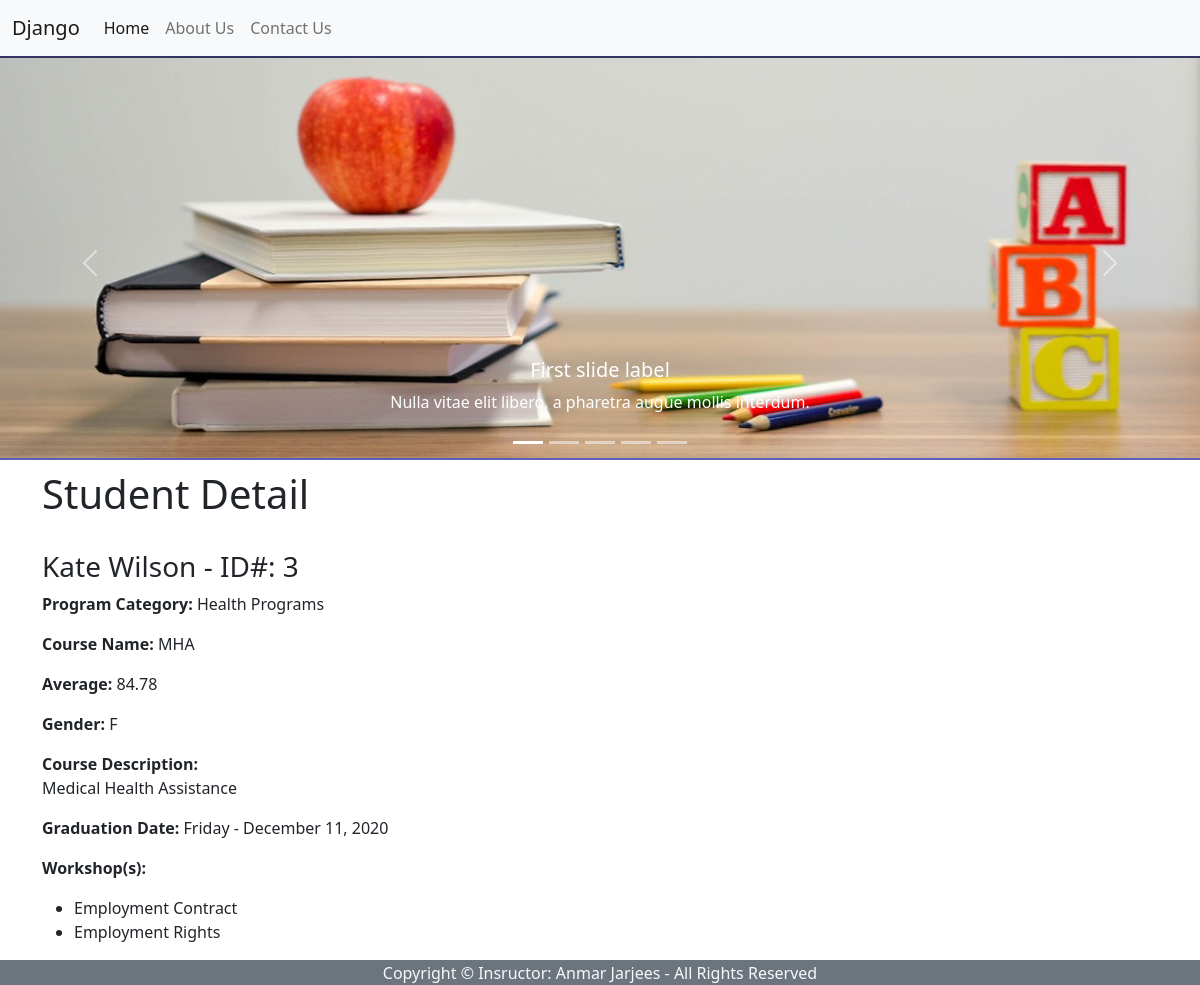
The page /registration/3/ on the database as committed earlier.
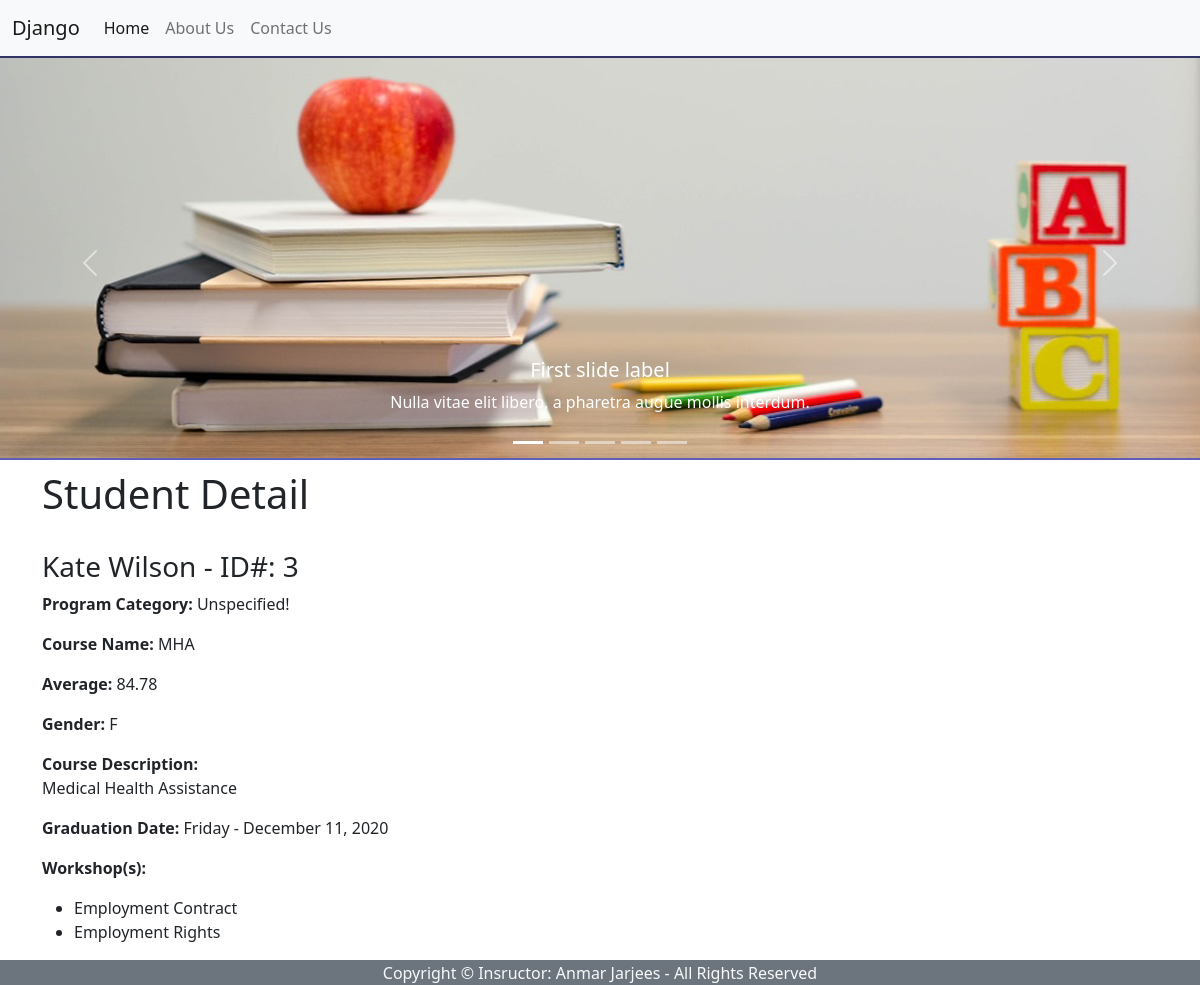
The same page on the database as committed later.
### registration/models.py (models this page shows, shortened)
class Student(models.Model):
    first = models.CharField(max_length=40)
    last = models.CharField(max_length=40)
    program_category = models.CharField(max_length=35, blank=True) # Optional Field (could be empty)
    course = models.CharField(max_length=40)
    course_description = models.TextField(blank=True)
    GENDER_CHOICES = [
    ('M', 'Male'),
    ('F', 'Female'),
    ]
    gender = models.CharField(max_length=1,choices=GENDER_CHOICES, blank=True) # New concept!
    graduation_date = models.DateField()
    last_modified_date = models.DateField(auto_now=True)
    average=models.DecimalField(max_digits=4, decimal_places=2, null=True)
    workshops = models.ManyToManyField('Workshop', blank=True)

### registration/views.py (the view)
# urls.py: path('registration/<int:student_id>/', views.student_detail, name='student_detail'),
def student_detail(request, student_id):
    student = Student.objects.get(id=student_id)
    return render(request,'student_detail.html',{'student': student})

### registration/models.py (called while the page is built)
    def __str__(self):
        return self.workshop_name # telling Python to return the name field of the workshop

### registration/templates/student_detail.html (shortened to what this page needs)
{% extends 'base.html' %}
{% block content %}
<h1>Student Detail</h1>
<br>
<h3>{{ student.first|lower |capfirst }} {{ student.last|lower |capfirst }} - ID#: {{ student.id }}</h3>
<p><b>Program Category:</b>
    {% if student.program_category %}
    {{ student.program_category }}
    {% else %}
    Unspecified!
    {% endif %}
</p>
<p><b>Course Name:</b> {{ student.course }}</p>
<p><b>Average:</b> {{student.average}}</p>
<p><b>Gender:</b> {{student.gender}}</p>
<p><b>Course Description:</b><br> {{ student.course_description }}</p>
<p><b>Graduation Date:</b> {{student.graduation_date|date:"l - F d, Y"}}</p>
 {% if student.workshops.all %}
<p><b>Workshop(s):</b>
    <ul>
        {% for one_ws in student.workshops.all %}
        <li>{{one_ws }}</li>
        {% endfor %}
    </ul>
</p>
{% endif %}
{% endblock %}

Rows that differ between the two databases and show on the page:
changed Student "Kate": program_category "Health Programs" → (not shown)
Other text that changed with them:
text now shown: "Unspecified!"
